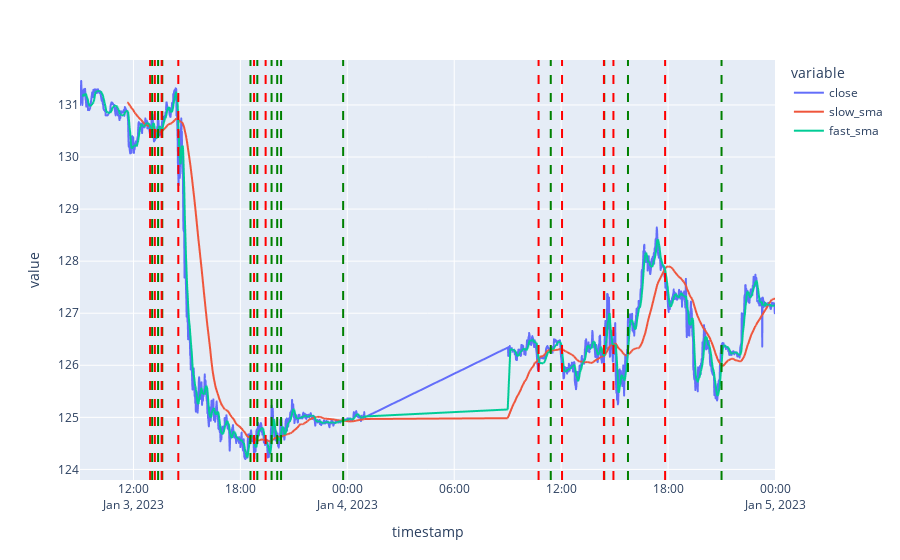

The code cell stored with this chart in its notebook:
### Code cell
fig = px.line(minutes_df, x='timestamp', y=['close', 'slow_sma', 'fast_sma'])

for index, row in minutes_df[minutes_df['bullish_crossover']].iterrows():
    fig.add_vline(x=row.timestamp, line_dash='dash', line_color='green')

for index, row in minutes_df[minutes_df['bearish_crossover']].iterrows():
    fig.add_vline(x=row.timestamp, line_dash='dash', line_color='red')
fig.show()

### Figure 1 — Plotly figure (JSON) as saved in the notebook; plotly's stock layout.template omitted (floating-point values rounded to 4 significant figures; data arrays with more than 128 entries replaced by an {"elided": "..."} marker saying what was removed)
{"data": [{"hovertemplate": "variable=close<br>timestamp=%{x}<br>value=%{y}<extra></extra>", "legendgroup": "close", "line": {"color": "#636efa", "dash": "solid"}, "marker": {"symbol": "circle"}, "mode": "lines", "name": "close", "showlegend": true, "type": "scattergl", "x": {"elided": "1698 str values"}, "xaxis": "x", "y": {"elided": "1698 float values"}, "yaxis": "y"}, {"hovertemplate": "variable=slow_sma<br>timestamp=%{x}<br>value=%{y}<extra></extra>", "legendgroup": "slow_sma", "line": {"color": "#EF553B", "dash": "solid"}, "marker": {"symbol": "circle"}, "mode": "lines", "name": "slow_sma", "showlegend": true, "type": "scattergl", "x": {"elided": "1698 str values"}, "xaxis": "x", "y": {"elided": "1698 float values"}, "yaxis": "y"}, {"hovertemplate": "variable=fast_sma<br>timestamp=%{x}<br>value=%{y}<extra></extra>", "legendgroup": "fast_sma", "line": {"color": "#00cc96", "dash": "solid"}, "marker": {"symbol": "circle"}, "mode": "lines", "name": "fast_sma", "showlegend": true, "type": "scattergl", "x": {"elided": "1698 str values"}, "xaxis": "x", "y": {"elided": "1698 float values"}, "yaxis": "y"}], "layout": {"legend": {"title": {"text": "variable"}, "tracegroupgap": 0}, "margin": {"t": 60}, "shapes": [{"line": {"color": "green", "dash": "dash"}, "type": "line", "x0": "2023-01-03T13:03:00+00:00", "x1": "2023-01-03T13:03:00+00:00", "xref": "x", "y0": 0, "y1": 1, "yref": "y domain"}, {"line": {"color": "green", "dash": "dash"}, "type": "line", "x0": "2023-01-03T13:23:00+00:00", "x1": "2023-01-03T13:23:00+00:00", "xref": "x", "y0": 0, "y1": 1, "yref": "y domain"}, {"line": {"color": "green", "dash": "dash"}, "type": "line", "x0": "2023-01-03T13:36:00+00:00", "x1": "2023-01-03T13:36:00+00:00", "xref": "x", "y0": 0, "y1": 1, "yref": "y domain"}, {"line": {"color": "green", "dash": "dash"}, "type": "line", "x0": "2023-01-03T13:37:00+00:00", "x1": "2023-01-03T13:37:00+00:00", "xref": "x", "y0": 0, "y1": 1, "yref": "y domain"}, {"line": {"color": "green", "dash": "dash"}, "type": "line", "x0": "2023-01-03T18:34:00+00:00", "x1": "2023-01-03T18:34:00+00:00", "xref": "x", "y0": 0, "y1": 1, "yref": "y domain"}, {"line": {"color": "green", "dash": "dash"}, "type": "line", "x0": "2023-01-03T18:57:00+00:00", "x1": "2023-01-03T18:57:00+00:00", "xref": "x", "y0": 0, "y1": 1, "yref": "y domain"}, {"line": {"color": "green", "dash": "dash"}, "type": "line", "x0": "2023-01-03T19:45:00+00:00", "x1": "2023-01-03T19:45:00+00:00", "xref": "x", "y0": 0, "y1": 1, "yref": "y domain"}, {"line": {"color": "green", "dash": "dash"}, "type": "line", "x0": "2023-01-03T20:04:00+00:00", "x1": "2023-01-03T20:04:00+00:00", "xref": "x", "y0": 0, "y1": 1, "yref": "y domain"}, {"line": {"color": "green", "dash": "dash"}, "type": "line", "x0": "2023-01-03T20:17:00+00:00", "x1": "2023-01-03T20:17:00+00:00", "xref": "x", "y0": 0, "y1": 1, "yref": "y domain"}, {"line": {"color": "green", "dash": "dash"}, "type": "line", "x0": "2023-01-03T23:46:00+00:00", "x1": "2023-01-03T23:46:00+00:00", "xref": "x", "y0": 0, "y1": 1, "yref": "y domain"}, {"line": {"color": "green", "dash": "dash"}, "type": "line", "x0": "2023-01-04T11:25:00+00:00", "x1": "2023-01-04T11:25:00+00:00", "xref": "x", "y0": 0, "y1": 1, "yref": "y domain"}, {"line": {"color": "green", "dash": "dash"}, "type": "line", "x0": "2023-01-04T14:25:00+00:00", "x1": "2023-01-04T14:25:00+00:00", "xref": "x", "y0": 0, "y1": 1, "yref": "y domain"}, {"line": {"color": "green", "dash": "dash"}, "type": "line", "x0": "2023-01-04T15:45:00+00:00", "x1": "2023-01-04T15:45:00+00:00", "xref": "x", "y0": 0, "y1": 1, "yref": "y domain"}, {"line": {"color": "green", "dash": "dash"}, "type": "line", "x0": "2023-01-04T21:00:00+00:00", "x1": "2023-01-04T21:00:00+00:00", "xref": "x", "y0": 0, "y1": 1, "yref": "y domain"}, {"line": {"color": "red", "dash": "dash"}, "type": "line", "x0": "2023-01-03T12:56:00+00:00", "x1": "2023-01-03T12:56:00+00:00", "xref": "x", "y0": 0, "y1": 1, "yref": "y domain"}, {"line": {"color": "red", "dash": "dash"}, "type": "line", "x0": "2023-01-03T13:12:00+00:00", "x1": "2023-01-03T13:12:00+00:00", "xref": "x", "y0": 0, "y1": 1, "yref": "y domain"}, {"line": {"color": "red", "dash": "dash"}, "type": "line", "x0": "2023-01-03T13:35:00+00:00", "x1": "2023-01-03T13:35:00+00:00", "xref": "x", "y0": 0, "y1": 1, "yref": "y domain"}, {"line": {"color": "red", "dash": "dash"}, "type": "line", "x0": "2023-01-03T14:31:00+00:00", "x1": "2023-01-03T14:31:00+00:00", "xref": "x", "y0": 0, "y1": 1, "yref": "y domain"}, {"line": {"color": "red", "dash": "dash"}, "type": "line", "x0": "2023-01-03T18:46:00+00:00", "x1": "2023-01-03T18:46:00+00:00", "xref": "x", "y0": 0, "y1": 1, "yref": "y domain"}, {"line": {"color": "red", "dash": "dash"}, "type": "line", "x0": "2023-01-03T19:25:00+00:00", "x1": "2023-01-03T19:25:00+00:00", "xref": "x", "y0": 0, "y1": 1, "yref": "y domain"}, {"line": {"color": "red", "dash": "dash"}, "type": "line", "x0": "2023-01-04T10:44:00+00:00", "x1": "2023-01-04T10:44:00+00:00", "xref": "x", "y0": 0, "y1": 1, "yref": "y domain"}, {"line": {"color": "red", "dash": "dash"}, "type": "line", "x0": "2023-01-04T12:03:00+00:00", "x1": "2023-01-04T12:03:00+00:00", "xref": "x", "y0": 0, "y1": 1, "yref": "y domain"}, {"line": {"color": "red", "dash": "dash"}, "type": "line", "x0": "2023-01-04T14:24:00+00:00", "x1": "2023-01-04T14:24:00+00:00", "xref": "x", "y0": 0, "y1": 1, "yref": "y domain"}, {"line": {"color": "red", "dash": "dash"}, "type": "line", "x0": "2023-01-04T14:56:00+00:00", "x1": "2023-01-04T14:56:00+00:00", "xref": "x", "y0": 0, "y1": 1, "yref": "y domain"}, {"line": {"color": "red", "dash": "dash"}, "type": "line", "x0": "2023-01-04T17:50:00+00:00", "x1": "2023-01-04T17:50:00+00:00", "xref": "x", "y0": 0, "y1": 1, "yref": "y domain"}], "xaxis": {"anchor": "y", "domain": [0, 1], "title": {"text": "timestamp"}}, "yaxis": {"anchor": "x", "domain": [0, 1], "title": {"text": "value"}}}}
